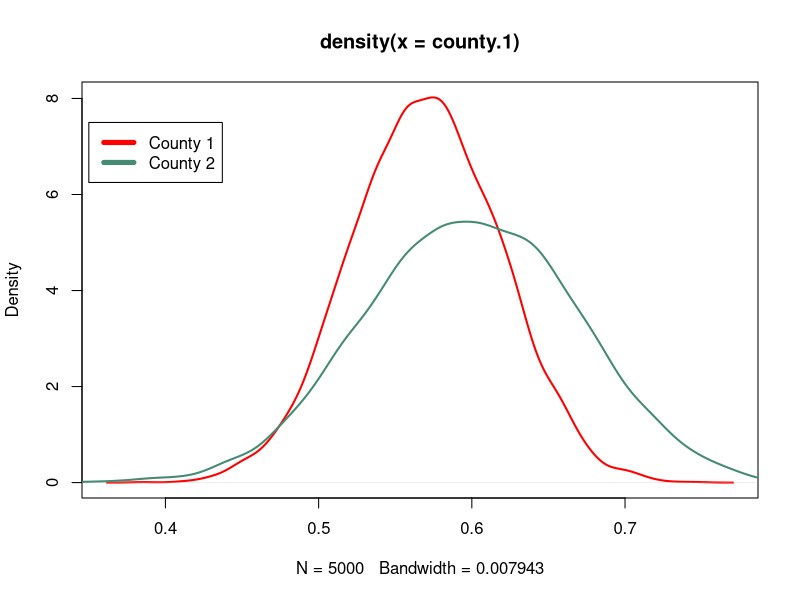

This chart was generated by the following R code:
#homework 03 R script


# Question 4.1
# With a uniform (beta(1,1)) prior, County 1's posterior is beta(57, 43)

set.seed(1738)
county.1 <- rbeta(n = 5000, shape1 = 57, shape2 = 43)

# with a uniform prior, County 2's posterior is beta(30, 20)

set.seed(1739)
county.2 <- rbeta(n = 5000, shape1 = 30, shape2 = 20)

plot(
  density(county.1)
  , col="red"
  , lwd = 2
  )
lines(density(county.2), col="aquamarine4", lwd=2)

legend(0.35, 7.5
       , c("County 1", "County 2") 
       , lty = c(1,1)
       , lwd = c(5,5)
       , col=c("red", "aquamarine4")
       )


# what is the probability that theta.1 is less than theta.2

mean(county.1 < county.2)
